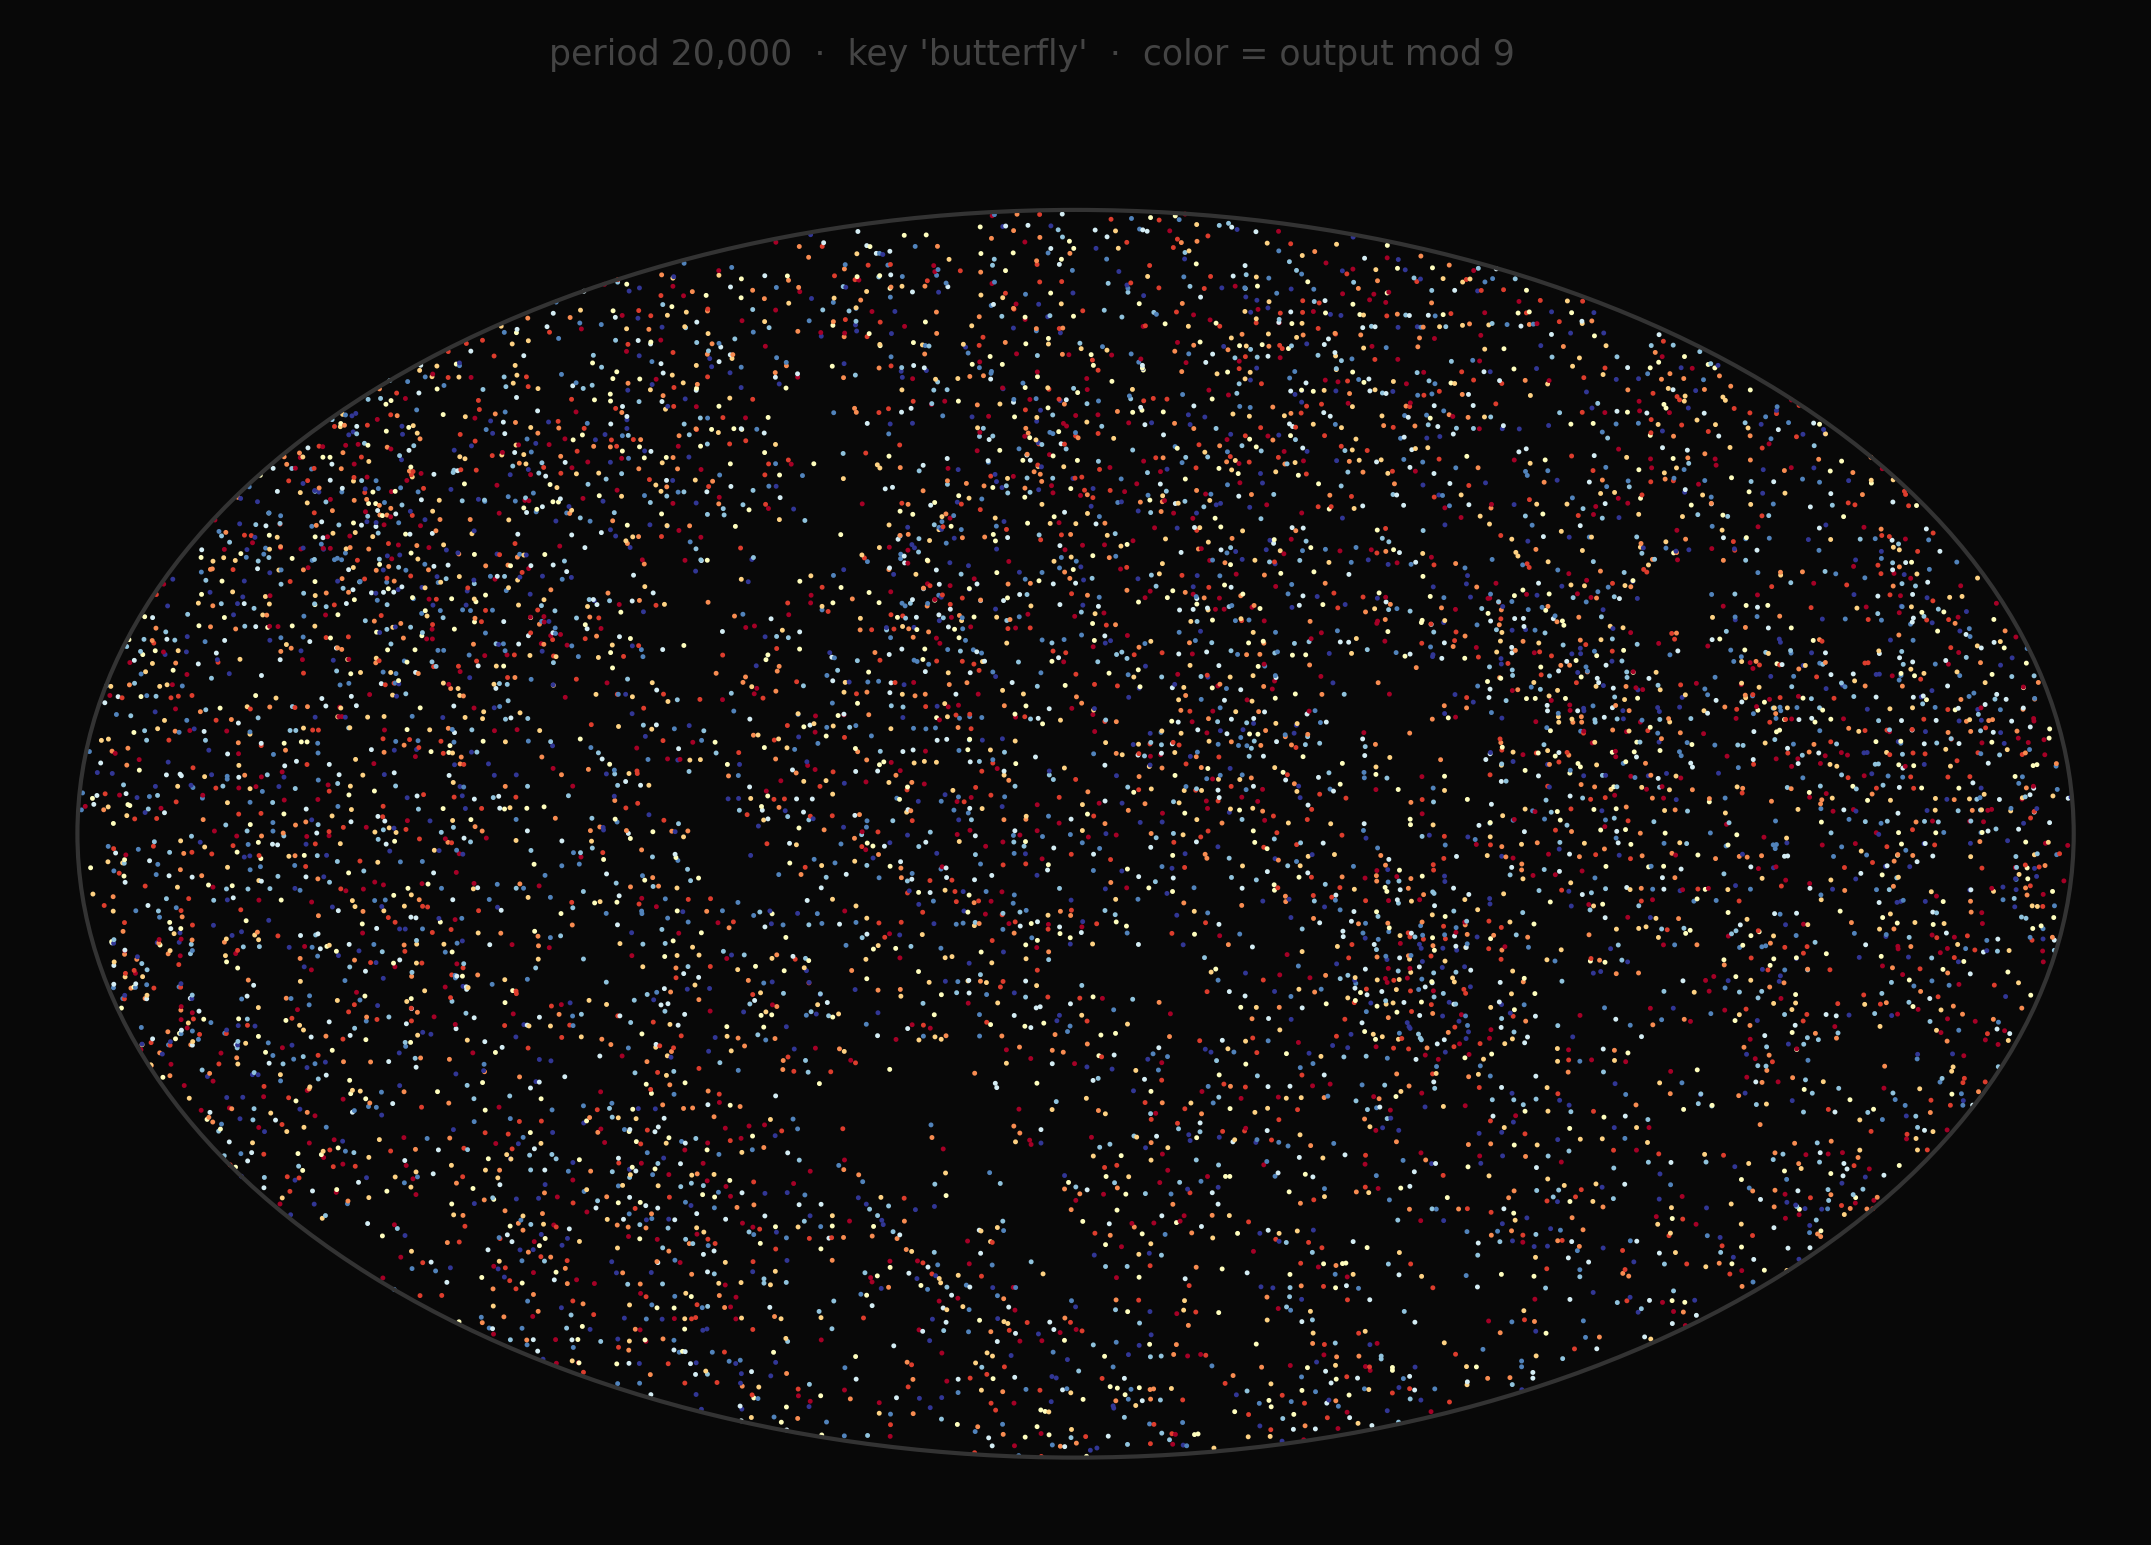

Reproduce this figure in Python.
"""
butterfly.py — The permutation itself, rendered as a CMB-style oval.

Plot (i, B.at(i)) rotated 45 degrees, colored by output mod 9 on a
yellow-to-blue scale (CMB convention), cropped to a Mollweide-ish oval.
"""

import os
import sys

HERE = os.path.dirname(os.path.abspath(__file__))
ROOT = os.path.join(HERE, '..', '..', '..')
DIST = os.path.join(ROOT, 'dist')
sys.path.insert(0, DIST)

try:
    import bidder_c as bidder
except ImportError:
    import bidder

import numpy as np
import matplotlib
matplotlib.use('Agg')
import matplotlib.pyplot as plt
from matplotlib.patches import Ellipse
from matplotlib.colors import Normalize


BG = '#080808'
PERIOD = 20000
KEY = b'butterfly'


def main():
    print(f'Generating permutation (period={PERIOD})...')
    B = bidder.cipher(period=PERIOD, key=KEY)
    indices = np.arange(PERIOD, dtype=np.float64)
    values = np.array(list(B), dtype=np.float64)
    residues = np.array(list(B), dtype=np.int64) % 9

    # Rotate 45 degrees
    cos45 = np.cos(np.pi / 4)
    sin45 = np.sin(np.pi / 4)
    rx = cos45 * indices - sin45 * values
    ry = sin45 * indices + cos45 * values

    # Centre and normalise to [-1, 1]
    cx, cy = rx.mean(), ry.mean()
    rx -= cx
    ry -= cy
    scale = max(np.abs(rx).max(), np.abs(ry).max()) * 1.02
    rx /= scale
    ry /= scale

    # Oval inscribed inside the diamond: the ellipse touches all four
    # edges of the rotated square. For a diamond with half-diagonals 1,
    # the inscribed ellipse with aspect ratio a has semi-axes
    # (a/(1+a), 1/(1+a)) so it's tangent to all four sides.
    aspect = 1.6
    semi_a = aspect / (1.0 + aspect)  # horizontal
    semi_b = 1.0 / (1.0 + aspect)     # vertical
    inside = (rx / semi_a) ** 2 + (ry / semi_b) ** 2 < 1.0
    rx = rx[inside]
    ry = ry[inside]
    residues = residues[inside]

    # CMB colormap: yellow to blue
    cmap = plt.cm.RdYlBu_r
    norm = Normalize(vmin=0, vmax=8)
    colors = cmap(norm(residues.astype(float)))

    fig, ax = plt.subplots(figsize=(14, 7))
    fig.patch.set_facecolor(BG)
    ax.set_facecolor(BG)

    ax.scatter(rx, ry, s=2.0, c=colors, alpha=1.0,
               edgecolors='none', rasterized=True)

    # Draw the oval border
    ellipse = Ellipse((0, 0), width=2 * semi_a, height=2 * semi_b,
                      fill=False, edgecolor='#333', linewidth=1.2)
    ax.add_patch(ellipse)

    ax.set_xlim(-semi_a * 1.04, semi_a * 1.04)
    ax.set_ylim(-semi_b * 1.08, semi_b * 1.08)
    ax.set_aspect('equal')
    ax.axis('off')

    fig.text(
        0.5, 0.95,
        f'period {PERIOD:,}  ·  key {KEY.decode()!r}  ·  color = output mod 9',
        ha='center', va='top', color='#444', fontsize=10,
    )

    out = os.path.join(HERE, 'butterfly.png')
    fig.savefig(out, dpi=250, facecolor=BG, bbox_inches='tight',
                pad_inches=0.15)
    plt.close(fig)
    print(f'-> butterfly.png  ({inside.sum()} points inside oval)')


if __name__ == '__main__':
    main()
